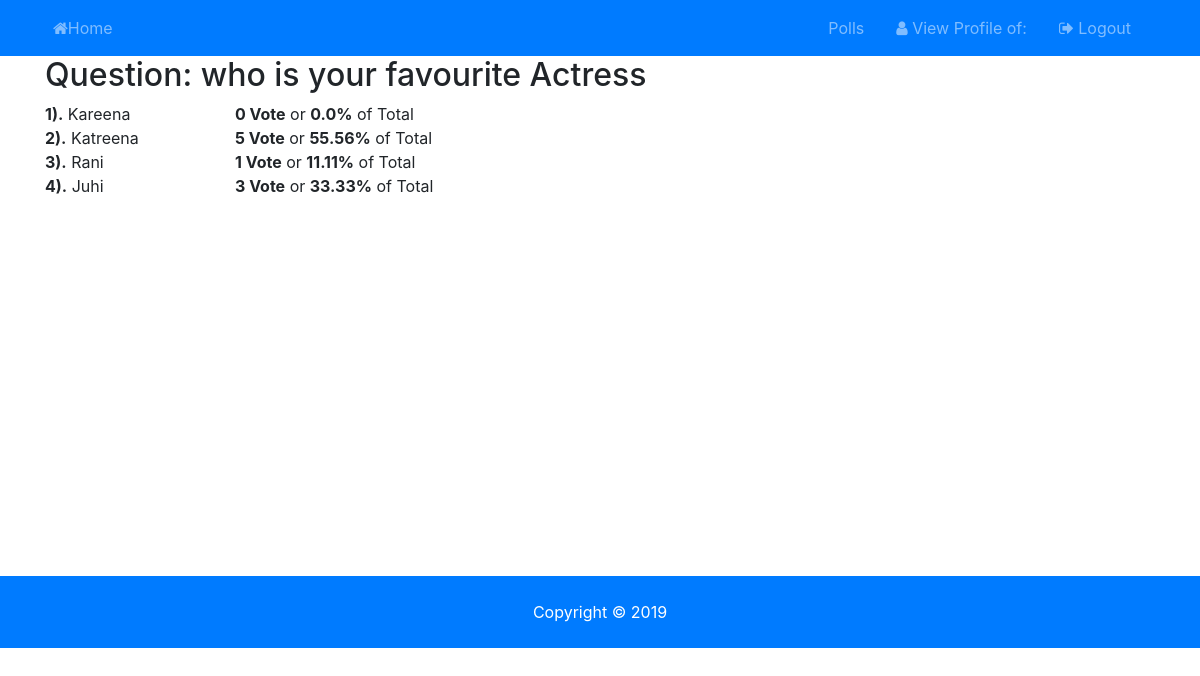
Screenshot of /view/2/ (signed in) with the database file from the repository.
### pollapp/models.py (models this page shows, shortened)
class MakePoll(models.Model):
    owner = models.ForeignKey(User,on_delete=models.CASCADE,default = 1)
    question = models.CharField(max_length = 200)
    optionone = models.CharField(max_length = 200)
    optiontwo = models.CharField(max_length = 200)
    optionthree = models.CharField(max_length = 200)
    optionfour = models.CharField(max_length = 200)

### pollapp/views.py (the view)
# urls.py: path('view/<int:question_id>/',views.viewVote,name = "ViewVotes"),
def viewVote(request,question_id):
    if request.user.is_authenticated:
        question = MakePoll.objects.get(id = question_id)
        all_votes = Vote.objects.filter(poll = question)
        voteForOption1 = Vote.objects.filter(poll = question,vote = question.optionone).count()
        voteForOption2 = Vote.objects.filter(poll = question,vote = question.optiontwo).count()
        voteForOption3 = Vote.objects.filter(poll = question,vote = question.optionthree).count()
        voteForOption4 = Vote.objects.filter(poll = question,vote = question.optionfour).count()
        total = voteForOption1 + voteForOption2 + voteForOption3 + voteForOption4
        if total == 0:
            total = 100
        else:
            total = total
        context = {
            'total': total,
            'question':question,
            'all_votes':all_votes,
            'voteForOption1':voteForOption1,'percentage1': round((voteForOption1*100)/total, 2),
            'voteForOption2':voteForOption2,'percentage2': round((voteForOption2*100)/total, 2),
            'voteForOption3':voteForOption3,'percentage3': round((voteForOption3*100)/total, 2),
            'voteForOption4':voteForOption4,'percentage4': round((voteForOption4*100)/total, 2),
        }
        return render(request,'pollapp/viewVotes.html',context)

### templates/pollapp/viewVotes.html
{% extends 'base.html' %}
{% load static %}
{% block bodyblock %}
<div class="container" style="height:520px;">
    <h2>Question: {{question.question}}</h2>
    <div class="row">
        <div class="col-2">
            <b>1).</b> {{question.optionone}}
        </div>
        <div class="col-10">
            <b>{{voteForOption1}} Vote</b> or <b>{{percentage1}}%</b> of Total
        </div>
    </div>
    <div class="row">
        <div class="col-2">
            <b>2).</b> {{question.optiontwo}}
        </div>
        <div class="col-10">
            <b>{{voteForOption2}} Vote</b> or <b>{{percentage2}}%</b> of Total
        </div>
    </div>
    <div class="row">
        <div class="col-2">
            <b>3).</b> {{question.optionthree}}
        </div>
        <div class="col-10">
            <b>{{voteForOption3}} Vote</b> or <b>{{percentage3}}%</b> of Total
        </div>
    </div>
    <div class="row">
        <div class="col-2">
            <b>4).</b> {{question.optionfour}}
        </div>
        <div class="col-10">
            <b>{{voteForOption4}} Vote</b> or <b>{{percentage4}}%</b> of Total
        </div>
    </div>
</div>
{% endblock %}

### rows the page displays
MakePoll: question "who is your favourite Actress", optionone "Kareena", optiontwo "Katreena", optionthree "Rani", optionfour "Juhi"

### other values shown
{{ voteForOption1 }} "0"
{{ percentage1 }} "0.0"
{{ voteForOption2 }} "5"
{{ percentage2 }} "55.56"
{{ voteForOption3 }} "1"
{{ percentage3 }} "11.11"
{{ voteForOption4 }} "3"
{{ percentage4 }} "33.33"
